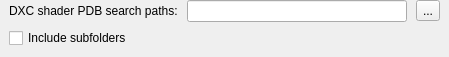
<?xml version="1.0" encoding="UTF-8"?>
<ui version="4.0">
 <class>CrashAnalysisSymbols</class>
 <widget class="QWidget" name="CrashAnalysisSymbols">
  <property name="geometry">
   <rect>
    <x>0</x>
    <y>0</y>
    <width>449</width>
    <height>33</height>
   </rect>
  </property>
  <property name="sizePolicy">
   <sizepolicy hsizetype="MinimumExpanding" vsizetype="Fixed">
    <horstretch>0</horstretch>
    <verstretch>0</verstretch>
   </sizepolicy>
  </property>
  <property name="windowTitle">
   <string>Form</string>
  </property>
  <layout class="QVBoxLayout" name="verticalLayout">
   <property name="spacing">
    <number>0</number>
   </property>
   <property name="leftMargin">
    <number>9</number>
   </property>
   <property name="topMargin">
    <number>0</number>
   </property>
   <property name="rightMargin">
    <number>9</number>
   </property>
   <property name="bottomMargin">
    <number>9</number>
   </property>
   <item>
    <layout class="QVBoxLayout" name="verticalLayout_2">
     <property name="spacing">
      <number>6</number>
     </property>
     <property name="rightMargin">
      <number>0</number>
     </property>
     <item alignment="Qt::AlignmentFlag::AlignVCenter">
      <widget class="QWidget" name="pdb_group" native="true">
       <property name="sizePolicy">
        <sizepolicy hsizetype="MinimumExpanding" vsizetype="Fixed">
         <horstretch>0</horstretch>
         <verstretch>0</verstretch>
        </sizepolicy>
       </property>
       <layout class="QHBoxLayout" name="horizontalLayout">
        <property name="spacing">
         <number>9</number>
        </property>
        <property name="leftMargin">
         <number>0</number>
        </property>
        <property name="topMargin">
         <number>0</number>
        </property>
        <property name="rightMargin">
         <number>0</number>
        </property>
        <property name="bottomMargin">
         <number>0</number>
        </property>
        <item>
         <widget class="QLabel" name="label">
          <property name="sizePolicy">
           <sizepolicy hsizetype="Minimum" vsizetype="Fixed">
            <horstretch>0</horstretch>
            <verstretch>0</verstretch>
           </sizepolicy>
          </property>
          <property name="text">
           <string>DXC shader PDB search paths:</string>
          </property>
         </widget>
        </item>
        <item>
         <widget class="QLineEdit" name="pdb_line_edit">
          <property name="readOnly">
           <bool>true</bool>
          </property>
         </widget>
        </item>
        <item>
         <widget class="QToolButton" name="edit_pdb_paths_button">
          <property name="text">
           <string>...</string>
          </property>
         </widget>
        </item>
       </layout>
      </widget>
     </item>
     <item>
      <widget class="QCheckBox" name="pdb_include_subfolders">
       <property name="text">
        <string>Include subfolders</string>
       </property>
      </widget>
     </item>
    </layout>
   </item>
  </layout>
 </widget>
 <resources/>
 <connections/>
</ui>
